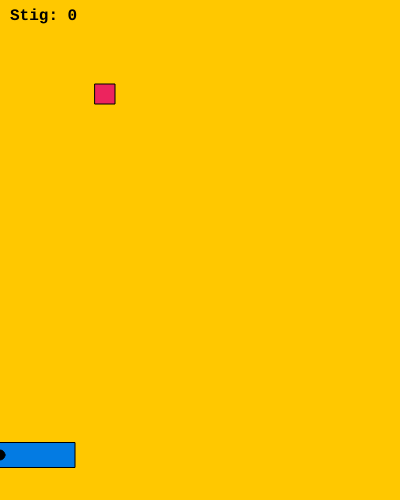
Frame 1 (no input)
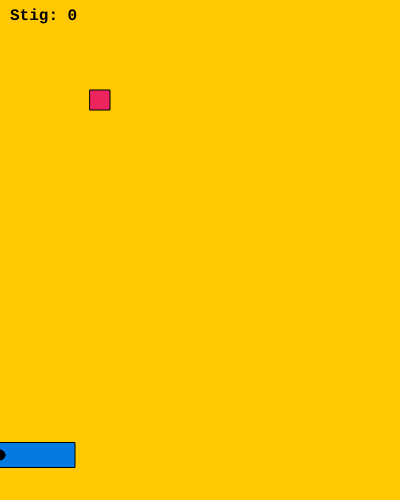
Frame 60 (no input)
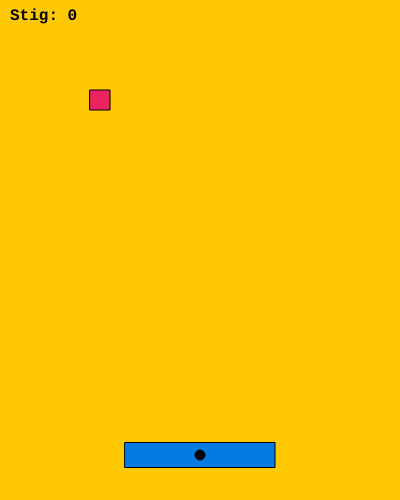
Frame 120 (the mouse pressed at the canvas centre since frame 60)

The p5.js sketch that drew these frames (run headless with seeded random() and noise() and a simulated clock; from frame 60 on, the mouse is pressed at the canvas centre):

// p5.js sketch
// ── sketch.js

var boltiX = 100;
var boltiY = 100;
var hradiX = 5;
var hradiY = -6;
var boltiStaerd = 20;
var stig = 0;
var spadiBreidd = 150;
var spadiThykkt = 25;
var spadiY;

function setup() {
	createCanvas(400,500);
	spadiY = height - 45;
	rectMode(CENTER);
	textFont("Courier New",16);
	textStyle(BOLD);
}

function draw() {
  background(255,200,0);
	// Reikna ný hnit út frá hraða boltans:
  boltiX = boltiX + hradiX;
  boltiY = boltiY + hradiY;
	// Athuga hvort boltinn snertir vegginn hægra megin:
  if ((boltiX > width-boltiStaerd/2))  {
    hradiX = hradiX * -1;
  }
  if ((boltiX < width-boltiStaerd/2))  {
    hradiX = hradiX * -1;
  }

  	// Athuga hvort boltinn snertir þakið
  if ((boltiY < boltiStaerd)) {
    hradiY = hradiY * -1;
  }

  if ((boltiX + boltiStaerd/2 > mouseX - spadiBreidd/2)) {
    hradiY = hradiY * -1;
  }
  if ((boltiX + boltiStaerd/2 < mouseX + spadiBreidd/2)) {
    hradiY = hradiY * -1;
  }


	// Teikna boltann
  fill(236,36,94);
  rect(boltiX, boltiY, boltiStaerd, boltiStaerd);
	// Teikna spaðann
  fill(3,123,227);
  rect(mouseX,spadiY ,spadiBreidd,spadiThykkt);
  fill (0);
  ellipse(mouseX, spadiY, 10,10);
	// Teikna stigin
  fill(0);
  text("Stig: " + stig,10,20);
}
